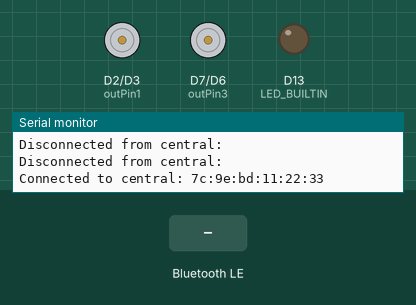
A sketch run on a simulated Arduino Nano 33 IoT. Parts: motor-driver pin pairs drawn as motors (green arrow = first pin HIGH = forward, orange = second pin HIGH = backward, longer = more drive), output pins drawn as LEDs (lit = HIGH), the last lines printed to the serial monitor. Inputs (shaded band) come from the test bench. Nothing arrives over Bluetooth unless stated; a phone connects over Bluetooth LE 3 s after start.

Above: at 3.8 s.
3.9 s: Bluetooth LE write "I" received
At 5.1 s:
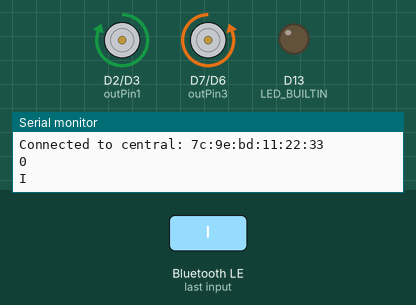
5.4 s: Bluetooth LE write "G" received
At 6.3 s:
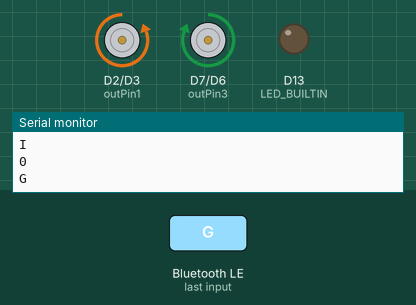
6.9 s: Bluetooth LE write "F" received
At 7.4 s:
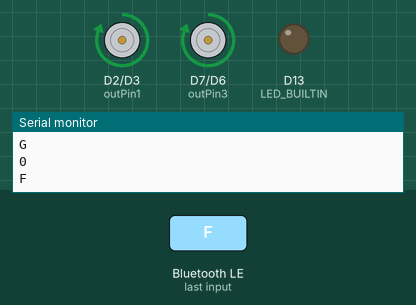
8.4 s: Bluetooth LE write "B" received
At 9.6 s:
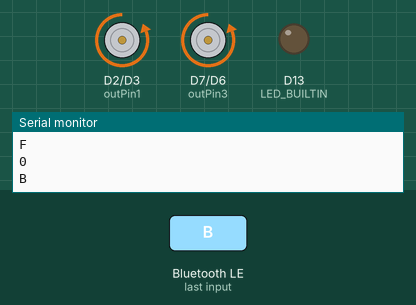
9.9 s: Bluetooth LE write "R" received
At 10.9 s:
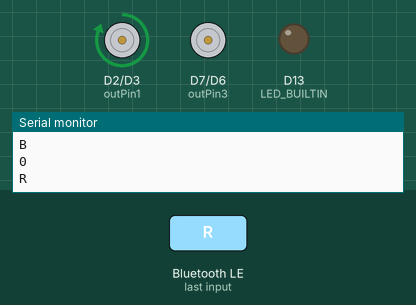
11.4 s: Bluetooth LE write "L" received
At 12.1 s:
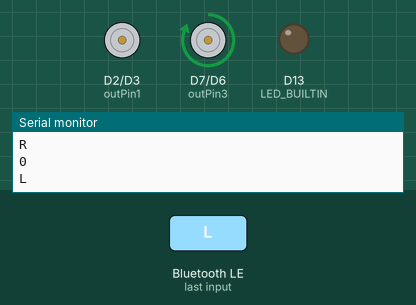
Timing chart, 0 to 13.9 s (numbered marks = the images above; inputs shaded):
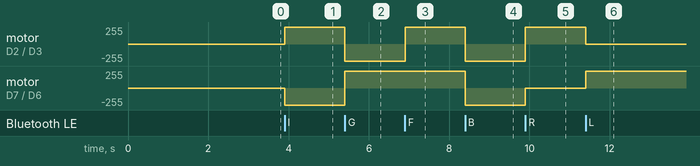

The sketch:

pruebaMovBluetoothObst0.ino
```cpp
/*ANDROID ARDUINO BLUETOOTH RC CAR  */
#include <ArduinoBLE.h>
//#include <Arduino_LSM6DS3.h> //IMU library

int outPin1 = 2;     //motor1
int outPin2 = 3;    //motor1

int outPin4 = 6;   //motor2
int outPin3 = 7;   //motor2

char bt = 0;       //BT

bool obstacle = false;

BLEService moveService("1819"); // BLE Moving Service
BLECharCharacteristic moveCharacteristic("2A68", BLERead | BLEWrite);
BLEBoolCharacteristic obstacleCharacteristic("2A5D", BLEWrite);
/*----------------------------------------------------------*/

void setup()
{
  Serial.begin(9600);

  pinMode(outPin1,OUTPUT);
  pinMode(outPin2,OUTPUT);
  pinMode(outPin3,OUTPUT);
  pinMode(outPin4,OUTPUT);

  pinMode(LED_BUILTIN, OUTPUT);

  // begin initialization
  if (!BLE.begin()) {
    Serial.println("starting BLE failed!");

    while (1);
  }

  // set advertised local name and service UUID:
  BLE.setLocalName("Nano 33 IoT");
  BLE.setAdvertisedService(moveService);

  // add the characteristic to the service
  moveService.addCharacteristic(moveCharacteristic);
  moveService.addCharacteristic(obstacleCharacteristic);

  // add service
  BLE.addService(moveService);

  // set the initial value for the characteristic:
  moveCharacteristic.writeValue(0);
  obstacleCharacteristic.writeValue(obstacle);
  // start advertising
  BLE.advertise();


}
void loop()
{
  BLEDevice central = BLE.central();

  // if a central is connected to peripheral:
  if (central) {
    Serial.print("Connected to central: ");
    // print the central's MAC address:
    Serial.println(central.address());

    // while the central is still connected to peripheral:
    while (central.connected()) {
      // if the remote device wrote to the characteristic,
      // use the value to control the car:
      if (moveCharacteristic.written() || obstacleCharacteristic.written()) {
        bt=moveCharacteristic.value();
        obstacle=obstacleCharacteristic.value();
        Serial.println(obstacle);
        Serial.println(bt);
        /*___________________________________________________*/

        if(obstacle && (bt == 'I' || bt == 'G' || bt == 'F')){
          bt='S';
        }

        if(bt == 'F')        //move forwards
        {
          digitalWrite(outPin1,HIGH);
          digitalWrite(outPin2,LOW);
          digitalWrite(outPin3,HIGH);
          digitalWrite(outPin4,LOW);
        }
        else if (bt == 'B')       //move backwards
        {
          digitalWrite(outPin1,LOW);
          digitalWrite(outPin2,HIGH);
          digitalWrite(outPin3,LOW);
          digitalWrite(outPin4,HIGH);
        }
        else if (bt == 'S')     //stop!!
        {
          digitalWrite(outPin1,LOW);
          digitalWrite(outPin2,LOW);
          digitalWrite(outPin3,LOW);
          digitalWrite(outPin4,LOW);
        }
        else if (bt == 'R')    //right
        {
          digitalWrite(outPin1,HIGH);
          digitalWrite(outPin2,LOW);
          digitalWrite(outPin3,LOW);
          digitalWrite(outPin4,LOW);
        }
        else if (bt == 'L')     //left
        {
          digitalWrite(outPin1,LOW);
          digitalWrite(outPin2,LOW);
          digitalWrite(outPin3,HIGH);
          digitalWrite(outPin4,LOW);
        }
        else if (bt == 'I')    //forward right
        {
          digitalWrite(outPin1,HIGH);
          digitalWrite(outPin2,LOW);
          digitalWrite(outPin3,LOW);
          digitalWrite(outPin4,HIGH);
        }
        else if (bt == 'G')    //forward left
        {
          digitalWrite(outPin1,LOW);
          digitalWrite(outPin2,HIGH);
          digitalWrite(outPin3,HIGH);
          digitalWrite(outPin4,LOW);
        }//arduino//
      }
    }
  }
  Serial.print(F("Disconnected from central: "));
  Serial.println(central.address());
  digitalWrite(LED_BUILTIN, LOW);

}
  /*----------- E N  D -----------*/
```

Measured:
- after the input at 3.9 s, motor on D2 (outPin1) / D3 (outPin2): stopped → forward 255/255 at once; motor on D7 (outPin3) / D6 (outPin4): stopped → backward 255/255 at once
- after the input at 5.4 s, motor on D2 (outPin1) / D3 (outPin2): forward 255/255 → backward 255/255 at once; motor on D7 (outPin3) / D6 (outPin4): backward 255/255 → forward 255/255 at once
- after the input at 6.9 s, motor on D2 (outPin1) / D3 (outPin2): backward 255/255 → forward 255/255 at once
- after the input at 8.4 s, motor on D2 (outPin1) / D3 (outPin2), motor on D7 (outPin3) / D6 (outPin4): forward 255/255 → backward 255/255 at once
- after the input at 9.9 s, motor on D2 (outPin1) / D3 (outPin2): backward 255/255 → forward 255/255 at once; motor on D7 (outPin3) / D6 (outPin4): backward 255/255 → stopped at once
- after the input at 11.4 s, motor on D2 (outPin1) / D3 (outPin2): forward 255/255 → stopped at once; motor on D7 (outPin3) / D6 (outPin4): stopped → forward 255/255 at once
